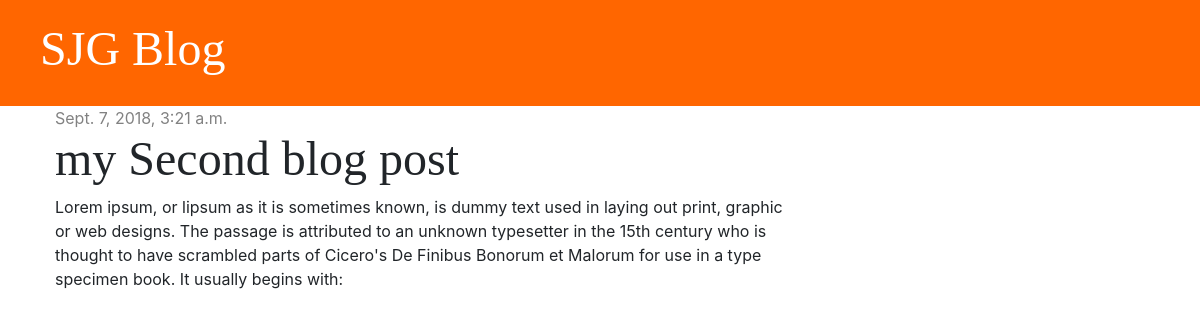
The page /post/10/ on the database its author committed.
### blog/models.py (models this page shows, shortened)
class Post(models.Model):
    author = models.ForeignKey('auth.User', on_delete=models.CASCADE)
    title = models.CharField(max_length=200)
    text = models.TextField()
    created_date = models.DateTimeField(default=timezone.now)
    published_date = models.DateTimeField(blank=True, null=True)

### blog/views.py (the view)
# urls.py: path('post/<int:pk>/', views.post_detail, name='post_detail'),
def post_detail(request, pk):
    post = get_object_or_404(Post, pk=pk)
    stuff_for_frontend = {'post': post}
    return render(request, 'blog/post_detail.html', stuff_for_frontend)

### blog/templates/blog/post_detail.html (shortened to what this page needs)
{% extends 'blog/base.html' %}
{% block content %}
    <div class="post">
        {% if post.published_date %}
            <div class="date">
               {{ post.published_date }}
            </div>
        {% else %}
            <a href="{% url 'post_publish' pk=post.pk %}" class="btn btn-primary">Publish</a>
        {% endif %}
        <h1>{{ post.title }}</h1>
        <p>{{ post.text|linebreaksbr }}</p>
    </div>
{% endblock %}

### blog/static/css/blog.css (style rules this page uses)
h1, h2, h3, h4 { font-family: 'Tangerine', 'Droid Sans', serif; font-size: 48px; }
.date { color: #828282; }
.post { margin-bottom: 70px; }

### rows shown on the page
Post: published_date "Sept. 7, 2018, 3:21 a.m.", title "my Second blog post", text "Lorem ipsum, or lipsum as it is sometimes known, is dummy text used in laying out print, graphic or web designs. The passage is attributed to an unknown typesetter in the 15th century who is thought to have scrambled parts of Cicero's De Finibus Bonorum et Malorum for use in a type specimen book. It usually begins with:"
